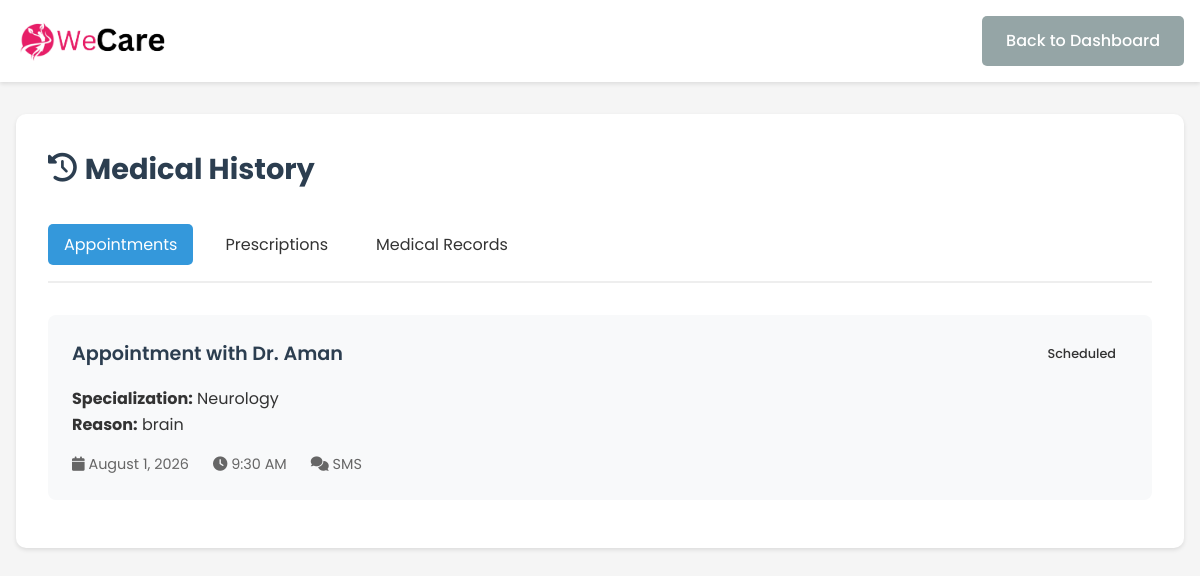
The page /patient_medical_history.php (signed in) on the database its author committed.
### tables this page shows
CREATE TABLE `appointments` (
  `appointment_id` int(11) NOT NULL,
  `patient_id` int(11) NOT NULL,
  `doctor_id` int(11) NOT NULL,
  `appointment_date` date NOT NULL,
  `appointment_time` time NOT NULL,
  `reason` text NOT NULL,
  `notes` text DEFAULT NULL,
  `preferred_communication` varchar(50) NOT NULL,
  `status` varchar(20) NOT NULL DEFAULT 'Scheduled',
  `created_at` timestamp NULL DEFAULT current_timestamp()
);

CREATE TABLE `doctors` (
  `doctor_id` int(11) NOT NULL,
  `full_name` varchar(100) NOT NULL,
  `email` varchar(100) NOT NULL,
  `password` varchar(255) NOT NULL,
  `phone` varchar(20) DEFAULT NULL,
  `specialization` varchar(100) NOT NULL,
  `qualification` varchar(100) NOT NULL,
  `experience` int(11) NOT NULL,
  `license_no` varchar(50) NOT NULL,
  `is_verified` tinyint(1) DEFAULT 0,
  `created_at` timestamp NULL DEFAULT current_timestamp(),
  `profile_image` varchar(255) DEFAULT NULL
);

### patient_medical_history.php (the view, shortened to what this page needs)
<?php
require_once('config.php');
$userId = $_SESSION['user_id'];
$appointments = [];
try {
    $stmt = $con->prepare("
        SELECT a.*, d.full_name as doctor_name, d.specialization
        FROM appointments a
        JOIN doctors d ON a.doctor_id = d.doctor_id
        WHERE a.patient_id = ?
        ORDER BY a.appointment_date DESC, a.appointment_time DESC
    ");
    $stmt->bind_param("i", $userId);
    if (!$stmt->execute()) {
        throw new Exception("Error executing appointments query: " . $stmt->error);
    }
    $appointments = $stmt->get_result()->fetch_all(MYSQLI_ASSOC);
} catch (Exception $e) {
    $error = "Error: " . $e->getMessage();
    error_log("Error in patient_medical_history.php: " . $e->getMessage());
}
?>
<!DOCTYPE html>
<html lang="en">
<head>
    <link rel="stylesheet" href="https://cdnjs.cloudflare.com/ajax/libs/font-awesome/6.0.0/css/all.min.css">
</head>
<body>
    <nav class="navbar">
        <div class="container" style="display: flex; justify-content: space-between; align-items: center;">
            <div style="display: flex; align-items: center;">
                <img src="assets/images/thrive_logo.png" alt="WeCare Logo" style="height: 40px; margin-right: 1rem;">
            </div>
            <div style="display: flex; align-items: center; gap: 2rem;">
                <a href="patient_dashboard.php" class="btn btn-secondary">Back to Dashboard</a>
            </div>
        </div>
    </nav>
    <main class="main-content">
        <div class="container">
            <div class="card">
                <h2 class="section-title">
                    <i class="fas fa-history"></i>
                    Medical History
                </h2>
                <div class="tabs">
                    <div class="tab active" data-tab="appointments">Appointments</div>
                    <div class="tab" data-tab="prescriptions">Prescriptions</div>
                    <div class="tab" data-tab="records">Medical Records</div>
                </div>
                <div class="tab-content active" id="appointments">
                    <?php if (empty($appointments)): ?>
                        <div class="empty-state">
                            <i class="fas fa-calendar-times"></i>
                            <h3>No Past Appointments</h3>
                            <p>You haven't had any appointments yet.</p>
                            <a href="book_appointment.php" class="btn btn-primary">Book an Appointment</a>
                        </div>
                    <?php else: ?>
                        <?php foreach ($appointments as $appointment): ?>
                            <div class="history-item">
                                <div class="history-header">
                                    <div class="history-title">
                                        Appointment with Dr. <?php echo htmlspecialchars($appointment['doctor_name']); ?>
                                    </div>
                                    <span class="status-badge status-<?php echo strtolower($appointment['status']); ?>">
                                        <?php echo htmlspecialchars($appointment['status']); ?>
                                    </span>
                                </div>
                                <div class="history-details">
                                    <p><strong>Specialization:</strong> <?php echo htmlspecialchars($appointment['specialization']); ?></p>
                                    <p><strong>Reason:</strong> <?php echo htmlspecialchars($appointment['reason']); ?></p>
                                </div>
                                <div class="history-meta">
                                    <span>
                                        <i class="fas fa-calendar"></i>
                                        <?php echo date('F j, Y', strtotime($appointment['appointment_date'])); ?>
                                    </span>
                                    <span>
                                        <i class="fas fa-clock"></i>
                                        <?php echo date('g:i A', strtotime($appointment['appointment_time'])); ?>
                                    </span>
                                    <span>
                                        <i class="fas fa-comments"></i>
                                        <?php echo htmlspecialchars($appointment['preferred_communication']); ?>
                                    </span>
                                </div>
                            </div>
                        <?php endforeach; ?>
                    <?php endif; ?>
                </div>
            </div>
        </div>
    </main>
</body>
</html>

### patient_medical_history.php (style rules this page uses)
* { margin: 0; padding: 0; box-sizing: border-box; font-family: 'Poppins', sans-serif; }
body { background-color: #f5f5f5; color: #333; line-height: 1.6; }
.container { max-width: 1200px; margin: 0 auto; padding: 0 1rem; }
.navbar { background-color: #fff; box-shadow: 0 2px 4px rgba(0,0,0,0.1); padding: 1rem 0; position: sticky; top: 0; z-index: 1000; }
.main-content { padding: 2rem 0; }
.card { background-color: #fff; border-radius: 10px; box-shadow: 0 2px 4px rgba(0,0,0,0.1); padding: 2rem; margin-bottom: 2rem; }
.section-title { color: #2c3e50; font-size: 1.8rem; margin-bottom: 2rem; display: flex; align-items: center; gap: 0.5rem; }
.tabs { display: flex; gap: 1rem; margin-bottom: 2rem; border-bottom: 2px solid #eee; padding-bottom: 1rem; }
.tab { padding: 0.5rem 1rem; cursor: pointer; border-radius: 5px; transition: all 0.3s ease; }
.tab.active { background-color: #3498db; color: #fff; }
.tab-content { display: none; }
.tab-content.active { display: block; }
.history-item { background-color: #f8f9fa; border-radius: 8px; padding: 1.5rem; margin-bottom: 1rem; transition: transform 0.3s ease; }
.history-header { display: flex; justify-content: space-between; align-items: center; margin-bottom: 1rem; }
.history-title { font-size: 1.2rem; font-weight: 600; color: #2c3e50; }
.history-details { margin-bottom: 1rem; }
.history-meta { display: flex; gap: 1.5rem; color: #666; font-size: 0.9rem; }
.status-badge { padding: 0.25rem 0.75rem; border-radius: 20px; font-size: 0.8rem; font-weight: 500; }
.btn { display: inline-block; padding: 0.75rem 1.5rem; border-radius: 5px; text-decoration: none; font-weight: 500; transition: all 0.3s ease; }
.btn-secondary { background-color: #95a5a6; color: #fff; }

### rows shown on the page
appointments: doctor.full_name "Aman", status "Scheduled", doctor.specialization "Neurology", reason "brain", appointment_date "August 1, 2026", appointment_time "9:30 AM", preferred_communication "SMS"
